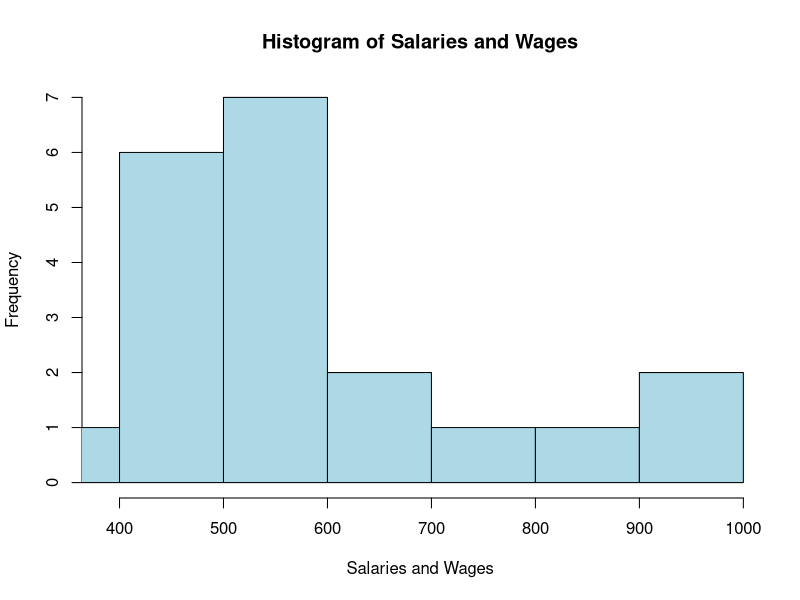

Write R code to recreate this figure.
# Input the 'Salaries and Wages' data
salaries_wages <- c(388, 410, 444, 439, 437, 484, 553, 568, 495, 517, 583, 539, 546, 585, 629, 654, 759, 858, 990, 980)

# Select a sample of size n = 20
set.seed(123)  # Set seed for reproducibility
sample_data <- sample(salaries_wages, 20)

# Print the sampled data for reference
print("Sampled Data:")
print(sample_data)

# Create a histogram using base R without explicitly defining breaks
hist(sample_data,
     main = "Histogram of Salaries and Wages",
     xlab = "Salaries and Wages",
     col = "lightblue",
     border = "black",
     xlim = range(salaries_wages),  # Set limits to the original data range
     breaks = "FD")  # Use 'FD' for Freedman-Diaconis rule for breaks












